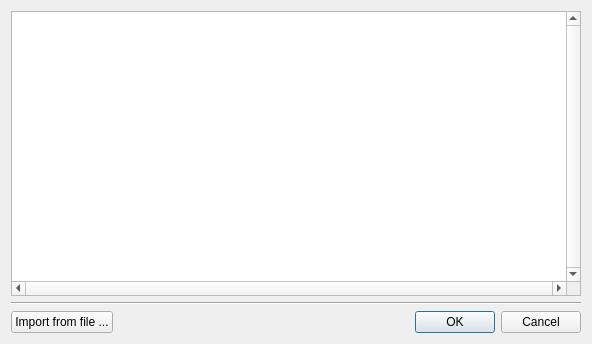
<?xml version="1.0" encoding="UTF-8"?>
<ui version="4.0">
 <class>SimpleTextEditor_q</class>
 <widget class="QDialog" name="SimpleTextEditor_q">
  <property name="enabled">
   <bool>true</bool>
  </property>
  <property name="geometry">
   <rect>
    <x>0</x>
    <y>0</y>
    <width>592</width>
    <height>344</height>
   </rect>
  </property>
  <property name="focusPolicy">
   <enum>Qt::FocusPolicy::StrongFocus</enum>
  </property>
  <property name="windowTitle">
   <string>Script Editor</string>
  </property>
  <layout class="QGridLayout">
   <property name="leftMargin">
    <number>11</number>
   </property>
   <property name="topMargin">
    <number>11</number>
   </property>
   <property name="rightMargin">
    <number>11</number>
   </property>
   <property name="bottomMargin">
    <number>11</number>
   </property>
   <item row="0" column="0" colspan="4">
    <widget class="QTextEdit" name="editor">
     <property name="verticalScrollBarPolicy">
      <enum>Qt::ScrollBarPolicy::ScrollBarAlwaysOn</enum>
     </property>
     <property name="horizontalScrollBarPolicy">
      <enum>Qt::ScrollBarPolicy::ScrollBarAlwaysOn</enum>
     </property>
    </widget>
   </item>
   <item row="2" column="1">
    <spacer>
     <property name="orientation">
      <enum>Qt::Orientation::Horizontal</enum>
     </property>
     <property name="sizeType">
      <enum>QSizePolicy::Policy::Expanding</enum>
     </property>
     <property name="sizeHint" stdset="0">
      <size>
       <width>40</width>
       <height>20</height>
      </size>
     </property>
    </spacer>
   </item>
   <item row="2" column="2">
    <widget class="QPushButton" name="ok_button">
     <property name="text">
      <string>OK</string>
     </property>
     <property name="default">
      <bool>true</bool>
     </property>
    </widget>
   </item>
   <item row="2" column="3">
    <widget class="QPushButton" name="cancel_button">
     <property name="text">
      <string>Cancel</string>
     </property>
    </widget>
   </item>
   <item row="2" column="0">
    <widget class="QPushButton" name="inputFromFileButton">
     <property name="text">
      <string>Import from file ...</string>
     </property>
    </widget>
   </item>
   <item row="1" column="0" colspan="4">
    <widget class="Line" name="line6">
     <property name="sizePolicy">
      <sizepolicy hsizetype="Minimum" vsizetype="Fixed">
       <horstretch>0</horstretch>
       <verstretch>0</verstretch>
      </sizepolicy>
     </property>
     <property name="frameShape">
      <enum>QFrame::Shape::HLine</enum>
     </property>
     <property name="frameShadow">
      <enum>QFrame::Shadow::Sunken</enum>
     </property>
     <property name="orientation">
      <enum>Qt::Orientation::Horizontal</enum>
     </property>
    </widget>
   </item>
  </layout>
 </widget>
 <layoutdefault spacing="6" margin="11"/>
 <tabstops>
  <tabstop>editor</tabstop>
  <tabstop>inputFromFileButton</tabstop>
  <tabstop>ok_button</tabstop>
  <tabstop>cancel_button</tabstop>
 </tabstops>
 <resources/>
 <connections>
  <connection>
   <sender>ok_button</sender>
   <signal>clicked()</signal>
   <receiver>SimpleTextEditor_q</receiver>
   <slot>accept()</slot>
   <hints>
    <hint type="sourcelabel">
     <x>20</x>
     <y>20</y>
    </hint>
    <hint type="destinationlabel">
     <x>20</x>
     <y>20</y>
    </hint>
   </hints>
  </connection>
  <connection>
   <sender>cancel_button</sender>
   <signal>clicked()</signal>
   <receiver>SimpleTextEditor_q</receiver>
   <slot>reject()</slot>
   <hints>
    <hint type="sourcelabel">
     <x>20</x>
     <y>20</y>
    </hint>
    <hint type="destinationlabel">
     <x>20</x>
     <y>20</y>
    </hint>
   </hints>
  </connection>
  <connection>
   <sender>inputFromFileButton</sender>
   <signal>clicked()</signal>
   <receiver>SimpleTextEditor_q</receiver>
   <slot>loadFromFile()</slot>
   <hints>
    <hint type="sourcelabel">
     <x>20</x>
     <y>20</y>
    </hint>
    <hint type="destinationlabel">
     <x>20</x>
     <y>20</y>
    </hint>
   </hints>
  </connection>
 </connections>
 <slots>
  <slot>loadFromFile()</slot>
 </slots>
</ui>
